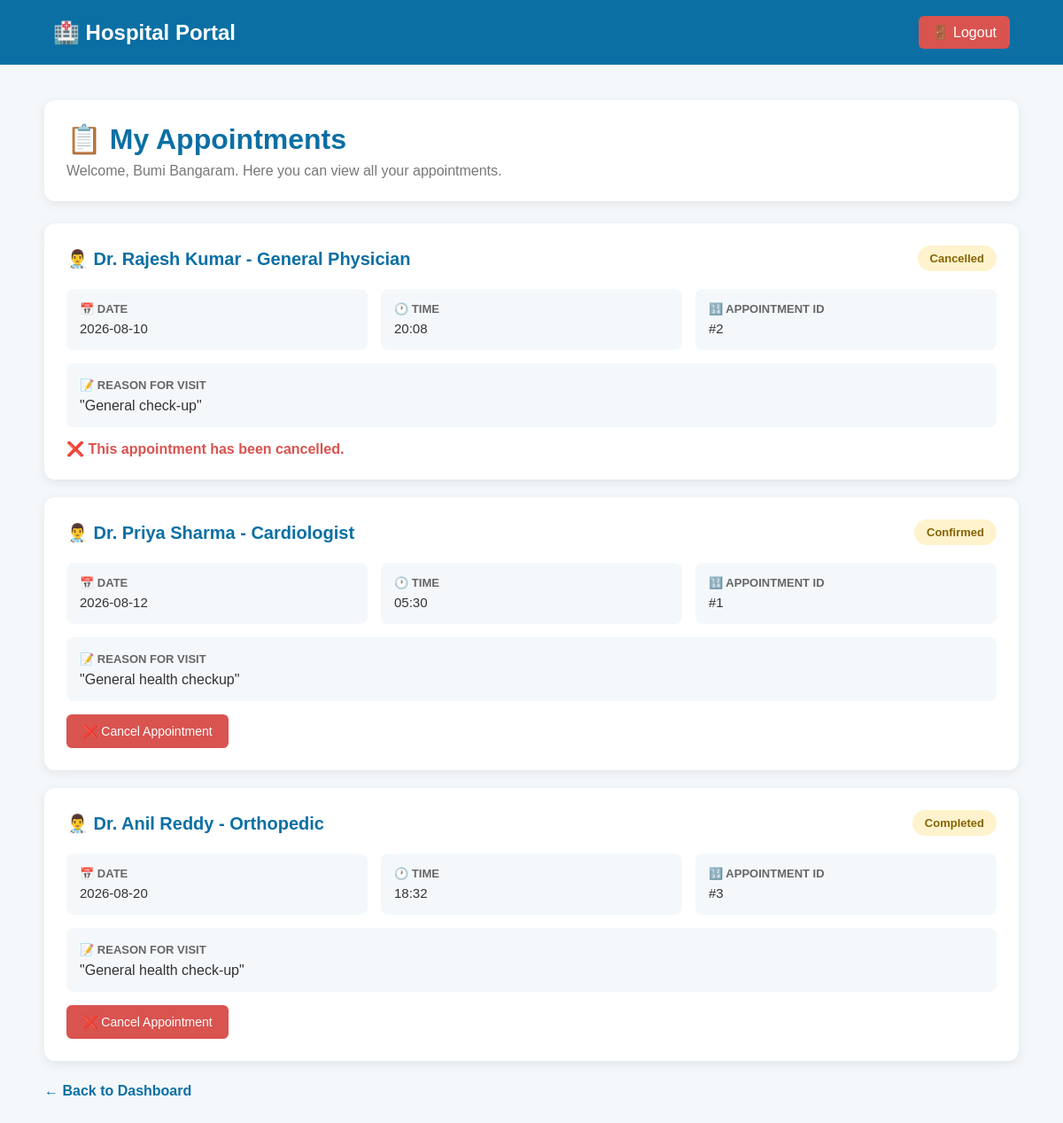
The page /my-appointments (signed in) on the database its author committed.
### tables this page shows
CREATE TABLE appointments (
            id INTEGER PRIMARY KEY AUTOINCREMENT,

            patient_id INTEGER NOT NULL,

            doctor_name TEXT NOT NULL,

            appointment_date TEXT NOT NULL,

            appointment_time TEXT NOT NULL,

            reason TEXT,

            status TEXT DEFAULT 'Pending',

            FOREIGN KEY (patient_id)
            REFERENCES patients(id)
        );

### app.py (the view)
@app.route("/my-appointments")
def my_appointments():
    if "patient_id" not in session:
        return redirect(url_for("login"))
    connection = get_database()
    appointments = connection.execute(
        """
        SELECT *
        FROM appointments
        WHERE patient_id = ?
        ORDER BY appointment_date, appointment_time
        """,
        (session["patient_id"],)
    ).fetchall()
    connection.close()
    return render_template(
        "my_appointments.html",
        appointments=appointments,
        patient_name=session["patient_name"]
    )

### app.py (called while the page is built)
def get_database():
    connection = sqlite3.connect("hospital.db")
    connection.row_factory = sqlite3.Row
    return connection

### templates/my_appointments.html (shortened to what this page needs)
<!DOCTYPE html>
<html lang="en">
<head>
</head>
<body>
    <nav>
        <div class="logo">
            🏥 Hospital Portal
        </div>
        <a
            href="{{ url_for('logout') }}"
            class="logout"
        >
            🚪 Logout
        </a>
    </nav>
    <div class="container">
        <div class="header">
            <h1>
                📋 My Appointments
            </h1>
            <p>
                Welcome, {{ patient_name }}.
                Here you can view all your appointments.
            </p>
        </div>
        {% if appointments %}
            <div class="appointments">
                {% for appointment in appointments %}
                    <div class="appointment-card">
                        <div class="appointment-top">
                            <div class="doctor">
                                👨‍⚕️
                                {{ appointment["doctor_name"] }}
                            </div>
                            <div class="status">
                                {{ appointment["status"] }}
                            </div>
                        </div>
                        <div class="details">
                            <div class="detail">
                                <strong>
                                    📅 DATE
                                </strong>
                                <span>
                                    {{ appointment["appointment_date"] }}
                                </span>
                            </div>
                            <div class="detail">
                                <strong>
                                    🕐 TIME
                                </strong>
                                <span>
                                    {{ appointment["appointment_time"] }}
                                </span>
                            </div>
                            <div class="detail">
                                <strong>
                                    🔢 APPOINTMENT ID
                                </strong>
                                <span>
                                    #{{ appointment["id"] }}
                                </span>
                            </div>
                        </div>
                        <div class="reason">
                            <strong>
                                📝 REASON FOR VISIT
                            </strong>
                            <p>
                                {{ appointment["reason"] or "Not provided" }}
                            </p>
                        </div>
                        {% if appointment["status"] != "Cancelled" %}
    <form
        method="POST"
        action="{{ url_for('cancel_appointment', appointment_id=appointment['id']) }}"
        onsubmit="return confirm('Are you sure you want to cancel this appointment?');"
        style="margin-top: 15px;"
    >
        <button
            type="submit"
            style="
                background: #d9534f;
                color: white;
                border: none;
                padding: 11px 18px;
                border-radius: 6px;
                cursor: pointer;
                font-size: 14px;
            "
        >
            ❌ Cancel Appointment
        </button>
    </form>
{% else %}
    <div
        style="
            margin-top: 15px;
            color: #d9534f;
            font-weight: bold;
        "
    >
        ❌ This appointment has been cancelled.
    </div>
{% endif %}
                    </div>
                {% endfor %}
            </div>
        {% endif %}
        <a
            href="{{ url_for('patient_dashboard') }}"
            class="back"
        >
            ← Back to Dashboard
        </a>
    </div>
</body>
</html>

### templates/my_appointments.html (style rules this page uses)
* { margin: 0; padding: 0; box-sizing: border-box; font-family: Arial, sans-serif; }
body { background: #f4f8fb; color: #333; }
nav { background: #0b6fa4; padding: 18px 60px; display: flex; justify-content: space-between; align-items: center; }
.logo { color: white; font-size: 24px; font-weight: bold; }
.logout { color: white; text-decoration: none; background: #d9534f; padding: 9px 15px; border-radius: 6px; }
.container { width: 1100px; max-width: 94%; margin: 40px auto; }
.header { background: white; padding: 25px; border-radius: 12px; box-shadow: 0 3px 12px rgba(0, 0, 0, 0.08); margin-bottom: 25px; }
.header h1 { color: #0b6fa4; margin-bottom: 8px; }
.header p { color: #777; }
.appointments { display: grid; gap: 20px; }
.appointment-card { background: white; padding: 25px; border-radius: 12px; box-shadow: 0 3px 12px rgba(0, 0, 0, 0.08); }
.appointment-top { display: flex; justify-content: space-between; align-items: center; margin-bottom: 20px; }
.doctor { color: #0b6fa4; font-size: 20px; font-weight: bold; }
.status { background: #fff3cd; color: #856404; padding: 7px 14px; border-radius: 20px; font-size: 13px; font-weight: bold; }
.details { display: grid; grid-template-columns: repeat(3, 1fr); gap: 15px; }
.detail { background: #f4f8fb; padding: 15px; border-radius: 8px; }
.detail strong { display: block; color: #666; font-size: 13px; margin-bottom: 6px; }
.detail span { color: #333; font-size: 15px; }
.reason { margin-top: 15px; background: #f4f8fb; padding: 15px; border-radius: 8px; }
.reason strong { color: #666; font-size: 13px; }
.reason p { margin-top: 6px; }
.back { display: inline-block; margin-top: 25px; color: #0b6fa4; text-decoration: none; font-weight: bold; }

### rows shown on the page
appointments: doctor_name "Dr. Rajesh Kumar - General Physician", status "Cancelled", appointment_date "2026-08-10", appointment_time "20:08", id "2", reason "\"General check-up\"", shows "❌ This appointment has been cancelled."
appointments: doctor_name "Dr. Priya Sharma - Cardiologist", status "Confirmed", appointment_date "2026-08-12", appointment_time "05:30", id "1", reason "\"General health checkup\""
appointments: doctor_name "Dr. Anil Reddy - Orthopedic", status "Completed", appointment_date "2026-08-20", appointment_time "18:32", id "3", reason "\"General health check-up\""

### other values the page prints
{{ patient_name }} "Bumi Bangaram"
